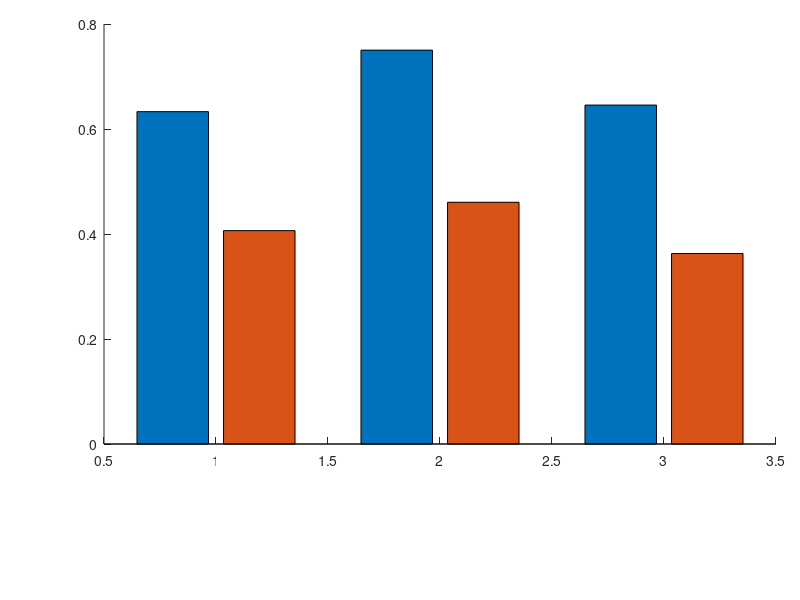

This chart was generated by the following MATLAB code: (Note: this script raises an error after producing the figure.)
function Figure_PanelD(ax)
%% Figure_PanelD  Panel D of figure 5: three-mutation benchmark.


standalone = (nargin < 1) || isempty(ax);

%% ===================== the data =====================
mut = {'A863P','F1449V','A1632G'};

% experimental current threshold, WT -> mutant, in pA
%   A863P   Harty et al.
%   F1449V  Dib-Hajj et al., Brain 2005;128:1847-1854 (text and Fig. 6E;
%           the summary table of the same paper gives 208 -> 121 pA, which
%           would put the experimental ratio at 0.582 instead of 0.750)
%   A1632G  J Neurosci 2016;36(28):7511-7522
expWT   = [248.0, 124.1, 158.0];
expMUT  = [157.0,  93.1, 102.0];

% Hill-HH low-information prediction, rheobase in uA/cm^2, both shifts applied
predWT  = [17.69, 17.31, 13.78];
predMUT = [ 7.19,  7.97,  5.00];

exp_ratio  = expMUT  ./ expWT;      % experimental current-threshold ratio
pred_ratio = predMUT ./ predWT;     % predicted rheobase ratio

save('PanelD_data.mat','mut','expWT','expMUT','predWT','predMUT', ...
     'exp_ratio','pred_ratio');

if standalone
    fprintf('Panel D\n');
    fprintf('%-8s %22s %22s\n','mutation','experimental ratio','predicted ratio');
    for i = 1:numel(mut)
        fprintf('%-8s %10.3f  (%5.1f/%5.1f pA) %10.3f  (%5.2f/%5.2f uA/cm^2)\n', ...
            mut{i},exp_ratio(i),expMUT(i),expWT(i), ...
            pred_ratio(i),predMUT(i),predWT(i));
    end
    fprintf('  saved PanelD_data.mat\n');
end

%% ===================== settings =====================
FS     = 9;
navy   = [0.00 0.13 0.28];
graycol= [0.45 0.45 0.45];

if standalone
    fig = figure('Color','w','Units','pixels','Position',[60 60 700 520]);
    ax  = axes('Parent',fig,'Position',[0.13 0.26 0.84 0.70]);
end
hold(ax,'on');

%% ===================== the bars =====================
vals = [exp_ratio(:) pred_ratio(:)];
hb = bar(ax,vals,'grouped','BarWidth',0.84);
hb(1).FaceColor = graycol;  hb(1).EdgeColor = 'none';
hb(2).FaceColor = navy;     hb(2).EdgeColor = 'none';

% value above every bar
off = 0.035;
for i = 1:numel(mut)
    text(ax,i-0.21,exp_ratio(i)+off,sprintf('%.2f',exp_ratio(i)), ...
         'HorizontalAlignment','center','FontSize',FS-0.5,'Color',graycol);
    text(ax,i+0.21,pred_ratio(i)+off,sprintf('%.2f',pred_ratio(i)), ...
         'HorizontalAlignment','center','FontSize',FS-0.5,'Color',navy);
end

%% ===================== axes =====================
set(ax,'XTick',1:numel(mut),'XTickLabel',mut,'FontSize',FS, ...
       'TickDir','out','Box','on','Layer','top');
xlim(ax,[0.4 numel(mut)+0.6]);
ylim(ax,[0 max(0.95, 1.18*max(vals(:)))]);
ylabel(ax,'Mutant / WT threshold or rheobase ratio','FontSize',FS+0.5);
grid(ax,'on'); set(ax,'GridAlpha',0.12,'XGrid','off');

% the note asked for, inside the panel
text(ax,0.47,max(0.95,1.18*max(vals(:)))*0.965,'Lower ratio indicates greater excitability', ...
     'FontSize',FS-0.5,'FontAngle','italic','Color',[0.3 0.3 0.3], ...
     'HorizontalAlignment','left','VerticalAlignment','top');

%% ===================== legend, below the axes =====================
lg = legend(ax,{'Experimental current-threshold ratio', ...
                'Hill-HH predicted rheobase ratio'}, ...
            'Orientation','horizontal','Box','off','FontSize',FS);
p = get(ax,'Position');
lg.Position = [p(1) max(0.01,p(2)-0.135) p(3) 0.060];

%% ===================== export =====================
if standalone
    exportgraphics(fig,'PanelD_benchmark.pdf','ContentType','vector');
    exportgraphics(fig,'PanelD_benchmark.png','Resolution',400);
    fprintf('  saved PanelD_benchmark.pdf / .png\n\n');
    fprintf(['caption note: the experimental bars are mutant/WT current-threshold\n' ...
             'ratios measured in DRG neurons; the predicted bars are mutant/WT\n' ...
             'rheobase ratios from the Hill-HH low-information mapping. The model\n' ...
             'reproduces the direction of the phenotype for all three mutations\n' ...
             'while predicting a larger threshold reduction than the one measured.\n']);
end
end
